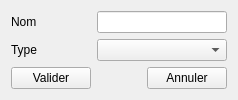
<?xml version="1.0" encoding="UTF-8"?>
<ui version="4.0">
 <class>EventSettings</class>
 <widget class="QWidget" name="EventSettings">
  <property name="geometry">
   <rect>
    <x>0</x>
    <y>0</y>
    <width>213</width>
    <height>93</height>
   </rect>
  </property>
  <property name="windowTitle">
   <string>Evénement</string>
  </property>
  <layout class="QGridLayout" name="gridLayout">
   <item row="0" column="0">
    <widget class="QLabel" name="label">
     <property name="text">
      <string>Nom</string>
     </property>
    </widget>
   </item>
   <item row="0" column="1" colspan="2">
    <widget class="QLineEdit" name="le_Name"/>
   </item>
   <item row="1" column="0">
    <widget class="QLabel" name="label_2">
     <property name="text">
      <string>Type</string>
     </property>
    </widget>
   </item>
   <item row="1" column="1" colspan="2">
    <widget class="QComboBox" name="cb_Type">
     <item>
      <property name="text">
       <string/>
      </property>
     </item>
     <item>
      <property name="text">
       <string>Profil</string>
      </property>
     </item>
     <item>
      <property name="text">
       <string>Sippican</string>
      </property>
     </item>
     <item>
      <property name="text">
       <string>Ponctuel</string>
      </property>
     </item>
     <item>
      <property name="text">
       <string>Archivage Continu</string>
      </property>
     </item>
    </widget>
   </item>
   <item row="2" column="0">
    <widget class="QPushButton" name="btn_Valider">
     <property name="text">
      <string>Valider</string>
     </property>
    </widget>
   </item>
   <item row="2" column="1">
    <spacer name="horizontalSpacer">
     <property name="orientation">
      <enum>Qt::Horizontal</enum>
     </property>
     <property name="sizeHint" stdset="0">
      <size>
       <width>30</width>
       <height>20</height>
      </size>
     </property>
    </spacer>
   </item>
   <item row="2" column="2">
    <widget class="QPushButton" name="btn_Annuler">
     <property name="text">
      <string>Annuler</string>
     </property>
    </widget>
   </item>
  </layout>
 </widget>
 <resources/>
 <connections/>
</ui>
